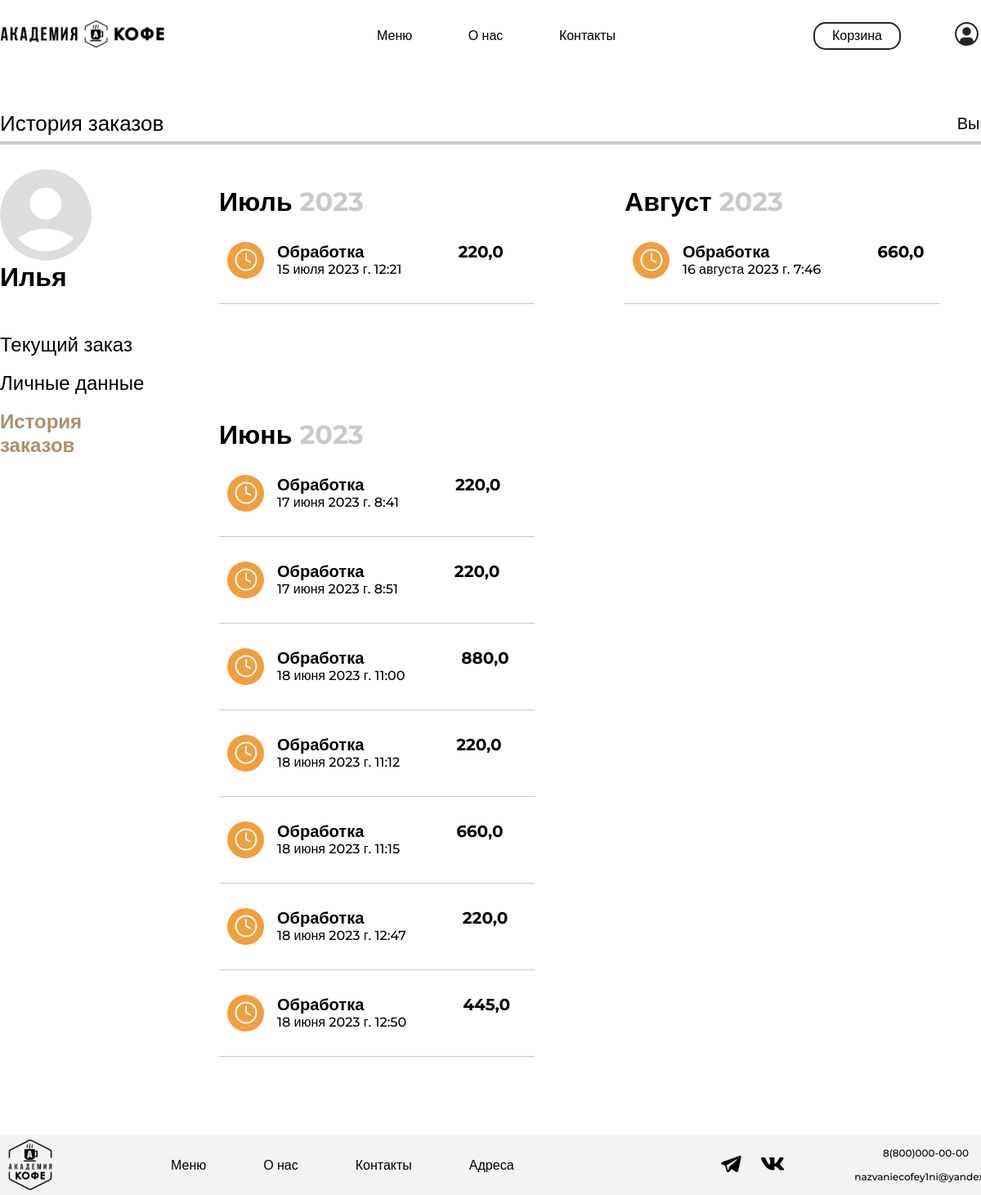
The app's page /history/ (signed in), older data.
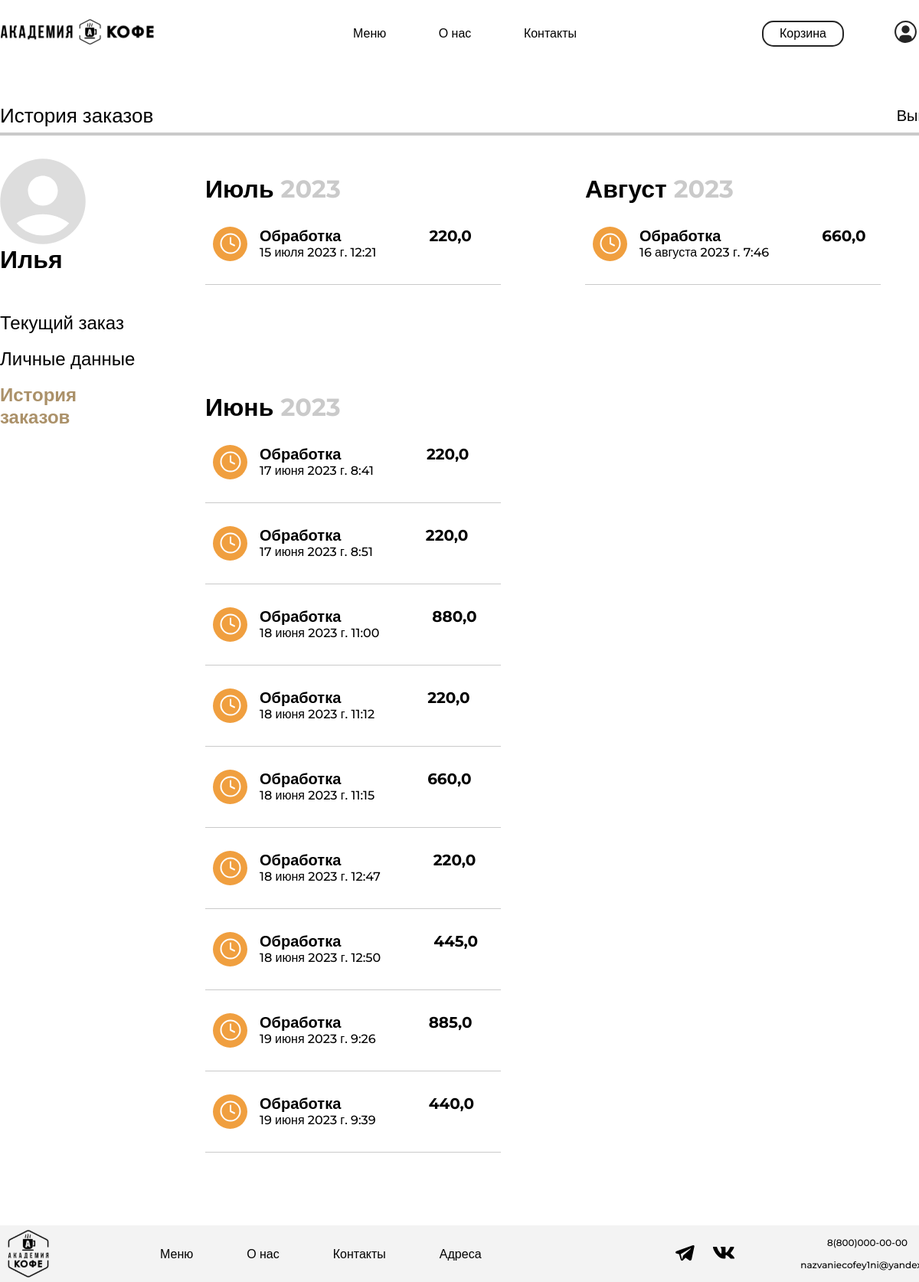
The same page, newer data.
### academyCoffee/models.py (models this page shows, shortened)
class Order(models.Model):
    CREATED = 0
    COOKING = 1
    PREPARED = 2
    DELIVERED = 3
    STATUSES = (
        (CREATED, 'Обработка'),
        (COOKING, 'Готовим'),
        (PREPARED, 'Можно забирать'),
        (DELIVERED, 'Доставлен'),
    )
    basket_history = models.JSONField(default=dict)
    created = models.DateTimeField(default=timezone.now)
    user = models.ForeignKey(to=User, on_delete=models.CASCADE)
    status = models.SmallIntegerField(default=CREATED, choices=STATUSES)
    serving = models.CharField('Сервировка', max_length=50)
    address = models.CharField('Адрес', max_length=100)
    payment_method = models.CharField('Способ оплаты', max_length=20)
    promocode_name = models.CharField('Промокод', max_length=20, blank=True, null=True)

### academyCoffee/views.py (the view)
# urls.py: path('history/', views.OrderListView.as_view(), name='orderhistory'),
class OrderListView(TitleMixin, ListView):
    template_name = 'main/orderhistory.html'
    title = 'История заказов'
    dates = [12, 11, 10, 9, 8, 7, 6, 5, 4, 3, 2, 1]
    queryset = Order.objects.all()
    def get_queryset(self):
        queryset = super(OrderListView, self).get_queryset()
        queryset = Order.objects.filter(user=self.request.user)
        return queryset
    def get_context_data(self, **kwargs):
        context = super(OrderListView, self).get_context_data()
        context['dates'] = self.dates
        context['orderdates'] = Order.objects.filter(user=self.request.user).annotate(
            month=TruncMonth('created')).values('month').distinct().reverse()
        return context

### academyCoffee/common/views.py (called while the page is built)
    def get_context_data(self, **kwargs):
        context = super(TitleMixin, self).get_context_data(**kwargs)
        context['title'] = self.title
        return context

### academyCoffee/templates/main/orderhistory.html (shortened to what the changed rows need)
{% extends 'main/base.html' %}
{% load static %}
{% block style %}
    <link rel="stylesheet" href="{% static 'orderhistory/css/style.css' %}">
{% endblock %}
{% block content %}
    <main>
        <div class="up-line-container">
            <h2 class="personal-up-title">История заказов</h2>
        </div>
        <div class="main-container">
            <div class="order-history-left-container">
                <ul class="months-list">
                    {% for orderdate in orderdates %}
                        <li class="months-list-item">
                            {% if orderdate.month.month == 6 %}
                                <h3>
                                    Июнь <span class="low-opacity-text">{{ orderdate.month.year }}</span>
                                </h3>
                            {% endif %}
                            {% if orderdate.month.month == 7 %}
                                <h3>
                                    Июль <span class="low-opacity-text">{{ orderdate.month.year }}</span>
                                </h3>
                            {% endif %}
                            {% if orderdate.month.month == 8 %}
                                <h3>
                                    Август <span class="low-opacity-text">{{ orderdate.month.year }}</span>
                                </h3>
                            {% endif %}
                            <ul class="order-list">
                                {% for order in object_list %}
                                    {% if order.created.month == orderdate.month.month %}
                                        <li class="order-list-item waiting">
                                            <div class="order-list-item-container">
                                                <img class="status-image"
                                                        {% if order.status == 0 %}
                                                     src="{% static 'orderhistory/img/waiting.svg' %}"
                                                        {% elif order.status == 1 %}
                                                     src="{% static 'orderhistory/img/waiting.svg' %}"
                                                        {% elif order.status == 2 %}
                                                     src="{% static 'orderhistory/img/waiting.svg' %}"
                                                        {% elif order.status == 3 %}
                                                     src="{% static 'orderhistory/img/done.svg' %}"
                                                        {% endif %}>
                                                <div class=" order-list-item-middle-container">
                                                    <p class="status-text">{{ order.get_status_display }}</p>
                                                    <p class="order-date">{{ order.created }}</p>
                                                </div>
                                                <p class="total-price">{{ order.basket_history.total_sum }}</p>
                                            </div>
                                            <div class="order-list-line"></div>
                                        </li>
                                    {% endif %}
                                {% endfor %}
                            </ul>
                        </li>
                    {% endfor %}
                </ul>
            </div>
        </div>
    </main>
{% endblock %}

Row changes from the older to the newer data that the page shows:
added Order: status "Обработка", created "19 июня 2023 г. 9:26", basket_history.total_sum "885,0", shown under "2023"
added Order: status "Обработка", created "19 июня 2023 г. 9:39", basket_history.total_sum "440,0", shown under "2023"
